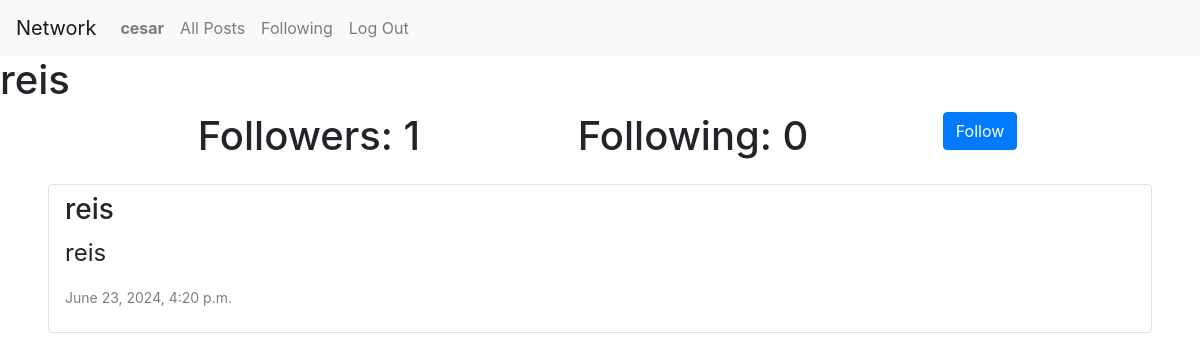
The page /profile/2 (signed in) on the database its author committed.
### network/models.py (models this page shows, shortened)
class User(AbstractUser):
    pass

class Post(models.Model):
    content = models.CharField(max_length=140)
    author = models.ForeignKey(User, on_delete=models.CASCADE, related_name="author")
    date = models.DateTimeField(auto_now_add=True)

### network/views.py (the view)
# urls.py: path("profile/<int:user_id>", views.profile_page, name="profile"),
def profile_page(request,user_id):
    author = User.objects.get(pk=user_id)
    myPosts = Post.objects.filter(author=user_id).order_by("id").reverse()
    following = Follow.objects.filter(user=author)
    followers = Follow.objects.filter(user_follow=author)
    paginator = Paginator(myPosts, 1)
    myPosts = paginator.get_page(request.GET.get('page'))
    try:
        checkFollow = followers.filter(user=User.objects.get(pk=request.user.id))
        if len(checkFollow) !=0:
            isFollow = True
        else:
            isFollow = False
    except:
        isFollow = False
    return render(request, "network/profile.html",{
        "myPosts": myPosts,
        "username": author.username,
        "following": following,
        "followers": followers,
        "isFollow": isFollow,
        "user_profile": author
    })

### network/templates/network/profile.html (shortened to what this page needs)
{% extends 'network/layout.html' %}
{% block body %}
  <h1>{{ username }}</h1>
  <div class="container">
    <div class="row justify-content-center">
      <h1 class="col-4">Followers: {{ followers.count }}</h1>
      <h1 class="col-4">Following: {{ following.count }}</h1>
      {% if user.is_authenticated %}
        {% if user != user_profile %}
          {% if isFollow %}
            <form action="{% url 'unfollow' %}" method="post">
              {% csrf_token %}
              <input type="hidden" name="userfollow" value="{{ user_profile }}" />
              <input type="submit" class="btn btn-danger" value="Unfollow" />
            </form>
          {% else %}
            <form action="{% url 'follow' %}" method="post">
              <input type="submit" class="btn btn-primary" value="Follow" />
            </form>
          {% endif %}
        {% endif %}
      {% endif %}
    </div>
  </div>
  <div class="all-posts">
    {% for post in myPosts %}
      <div class="post-card rounded my-3 mx-5 border py-2 px-3">
        <h3>{{ post.author }}</h3>
        <p>{{ post.content }}</p>
        <p>{{ post.date }}</p>
      </div>
    {% endfor %}
  </div>
{% endblock %}

### network/templates/network/layout.html (shortened to what this page needs)
{% load static %}
<!DOCTYPE html>
<html lang="en">
  <head>
    <link rel="stylesheet" href="https://stackpath.bootstrapcdn.com/bootstrap/4.4.1/css/bootstrap.min.css" />
    <link href="{% static 'network/styles.css' %}" rel="stylesheet" />
  </head>
  <body>
    <nav class="navbar navbar-expand-lg navbar-light bg-light">
      <a class="navbar-brand" href="{% url 'index' %}">Network</a>
      <div>
        <ul class="navbar-nav mr-auto">
          {% if user.is_authenticated %}
            <li class="nav-item">
              <a class="nav-link" href="{% url 'profile' user_id=user.id %}"><strong>{{ user.username }}</strong></a>
            </li>
          {% endif %}
          <li class="nav-item">
            <a class="nav-link" href="{% url 'index' %}">All Posts</a>
          </li>
          {% if user.is_authenticated %}
            <li class="nav-item">
              <a class="nav-link" href="#">Following</a>
            </li>
            <li class="nav-item">
              <a class="nav-link" href="{% url 'logout' %}">Log Out</a>
            </li>
          {% endif %}
        </ul>
      </div>
    </nav>
    <div class="body">
      {% block body %}
      {% endblock %}
    </div>
  </body>
</html>

### network/static/network/styles.css (style rules this page uses)
.all-posts p:last-child { font-size: 14px; color: rgb(126, 126, 126); }
.all-posts p { font-size: 24px; }

### rows shown on the page
User: username "cesar"
User: username "reis"
Post: author "reis", content "reis", date "June 23, 2024, 4:20 p.m."

### other values the page prints
{{ followers.count }} "1"
{{ following.count }} "0"
